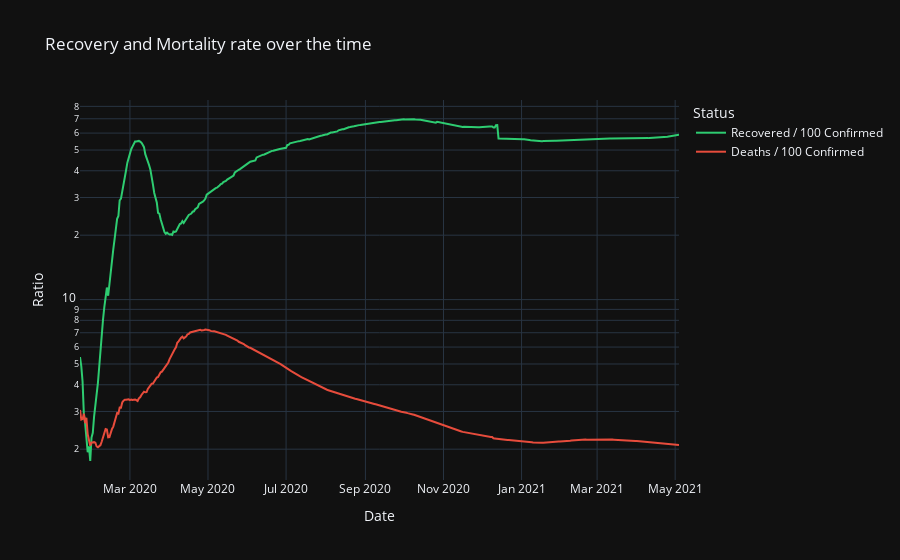

Notebook code for this chart:
### Code cell
fig = px.line(world_rate_long_df, x="Date", y="Ratio", color='Status', log_y=True, 
              title='Recovery and Mortality rate over the time',
              color_discrete_sequence=['#2ecc71', '#e74c3c'],
              template='plotly_dark')

fig.show()

### Figure 1 — Plotly figure (JSON) as saved in the notebook; plotly's stock layout.template omitted (floating-point values rounded to 4 significant figures; data arrays with more than 128 entries replaced by an {"elided": "..."} marker saying what was removed)
{"data": [{"hovertemplate": "Status=Recovered / 100 Confirmed<br>Date=%{x}<br>Ratio=%{y}<extra></extra>", "legendgroup": "Recovered / 100 Confirmed", "line": {"color": "#2ecc71", "dash": "solid"}, "mode": "lines", "name": "Recovered / 100 Confirmed", "orientation": "v", "showlegend": true, "type": "scatter", "x": {"elided": "469 str values"}, "xaxis": "x", "y": {"elided": "469 float values"}, "yaxis": "y"}, {"hovertemplate": "Status=Deaths / 100 Confirmed<br>Date=%{x}<br>Ratio=%{y}<extra></extra>", "legendgroup": "Deaths / 100 Confirmed", "line": {"color": "#e74c3c", "dash": "solid"}, "mode": "lines", "name": "Deaths / 100 Confirmed", "orientation": "v", "showlegend": true, "type": "scatter", "x": {"elided": "469 str values"}, "xaxis": "x", "y": {"elided": "469 float values"}, "yaxis": "y"}], "layout": {"legend": {"title": {"text": "Status"}, "tracegroupgap": 0}, "title": {"text": "Recovery and Mortality rate over the time"}, "xaxis": {"anchor": "y", "domain": [0, 1], "title": {"text": "Date"}}, "yaxis": {"anchor": "x", "domain": [0, 1], "title": {"text": "Ratio"}, "type": "log"}}}
